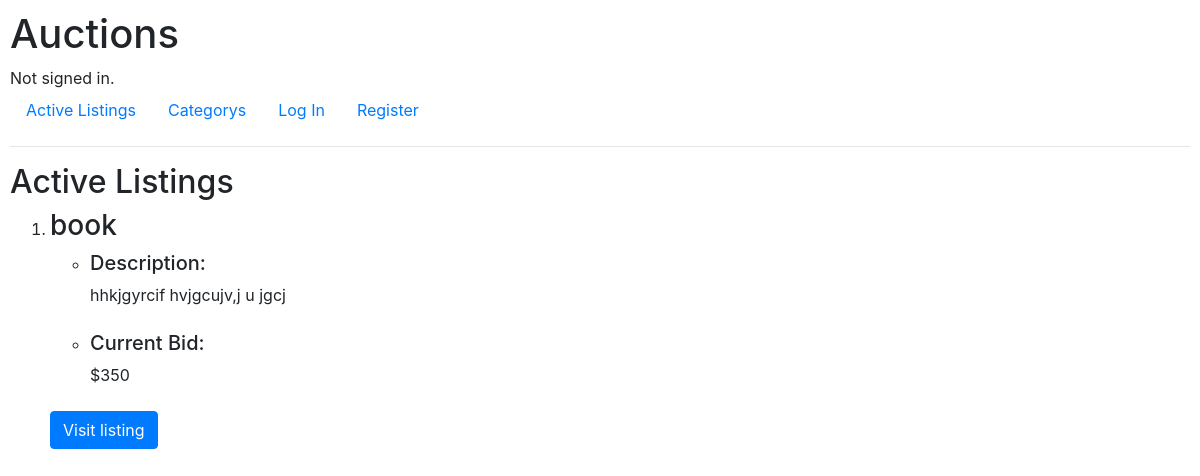
The page / on the database its author committed.
### auctions/models.py (models this page shows, shortened)
class Listings(models.Model):
    title = models.CharField(max_length=64)
    description = models.CharField(max_length=264)
    startingBid = models.IntegerField()
    watchlist = models.ManyToManyField(User, blank=True, related_name='watchlistItem')
    creater = models.ForeignKey(User, on_delete=models.CASCADE, related_name='created_listings', default=0)
    category = models.ForeignKey(category, on_delete=models.CASCADE, related_name="add_to_category", default="")

### auctions/views.py (the view)
# urls.py: path("", views.index, name="index"),
def index(request):
    return render(request, "auctions/index.html",{
        "listings": Listings.objects.all()
    })

### auctions/templates/auctions/index.html (shortened to what this page needs)
{% extends "auctions/layout.html" %}
{% block body %}
    <h2>Active Listings</h2>
            <ol>
                {% for listing  in listings %}
                <form action="{% url 'listing' %}" method="post">
                    <div class="form-group">
                        <li><h3>{{ listing.title }}<h3></li>
                        <ul>
                            <li><h5>Description:</h5> {{ listing.description }}</li>
                            <br>
                            <li><h5>Current Bid:</h5> ${{ listing.startingBid }}</li>
                            <br>
                        </ul>
                        <button class="btn btn-primary">Visit listing</button>
                    </div>
                </form>
                {% endfor %}
            </ol>
{% endblock %}

### auctions/static/auctions/styles.css (style rules this page uses)
body { padding: 10px; }

### rows shown on the page
Listings: title "book", description "hhkjgyrcif hvjgcujv,j u jgcj", startingBid "350"
